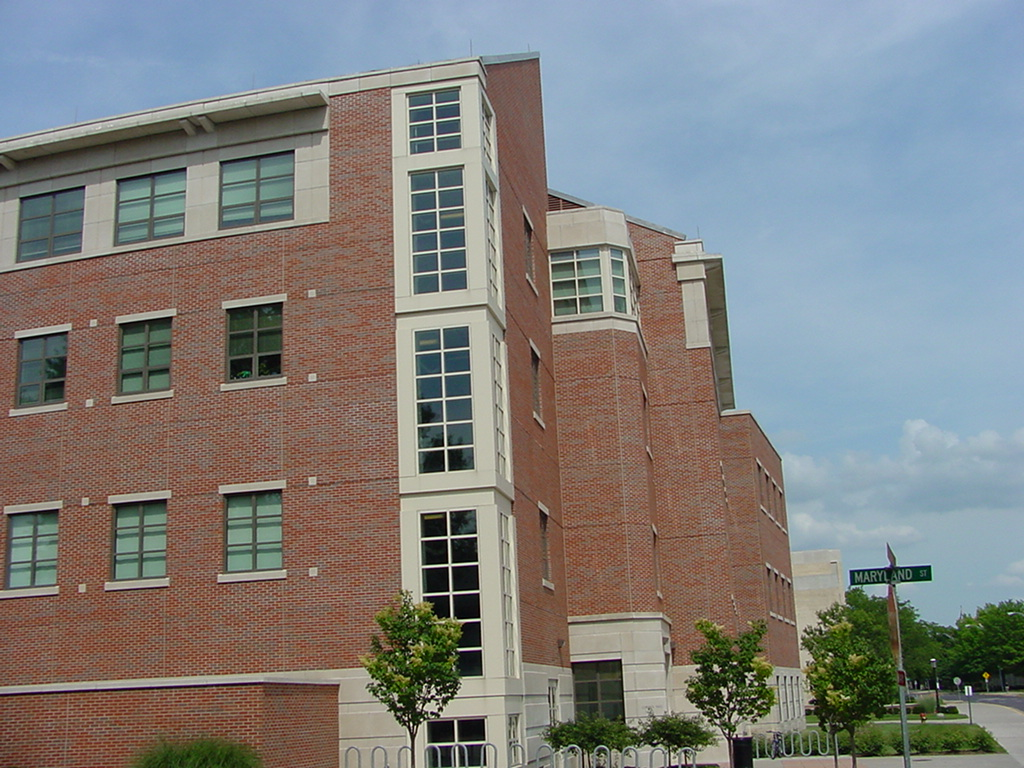
#> input picture homework/assignment-1/images/building.jpg, 1024 x 768 px
$ python histogram.py --image images/building.jpg
#> lines starting #> are read from the running program, lines starting #| are printed output that depends on the picture
import argparse
import cv2
from matplotlib import pyplot as plt
import numpy as np
import sys

### Initialize argument parser
parser = argparse.ArgumentParser(description="Perform Grayscale Image Thresholding based off Visual Histogram Appraisal")

### Create required argument group
requiredNamed = parser.add_argument_group("Required named arguments")

### Add arguments
requiredNamed.add_argument("-i", "--image", help="Path to input image", required=True)
parser.add_argument("-o", "--output", help="Optional path for output image")

### Parse arguments
args = parser.parse_args()

### Save arguments
image_path = args.image
output_path = args.output

### Read in image
img = cv2.imread(image_path, cv2.IMREAD_GRAYSCALE)
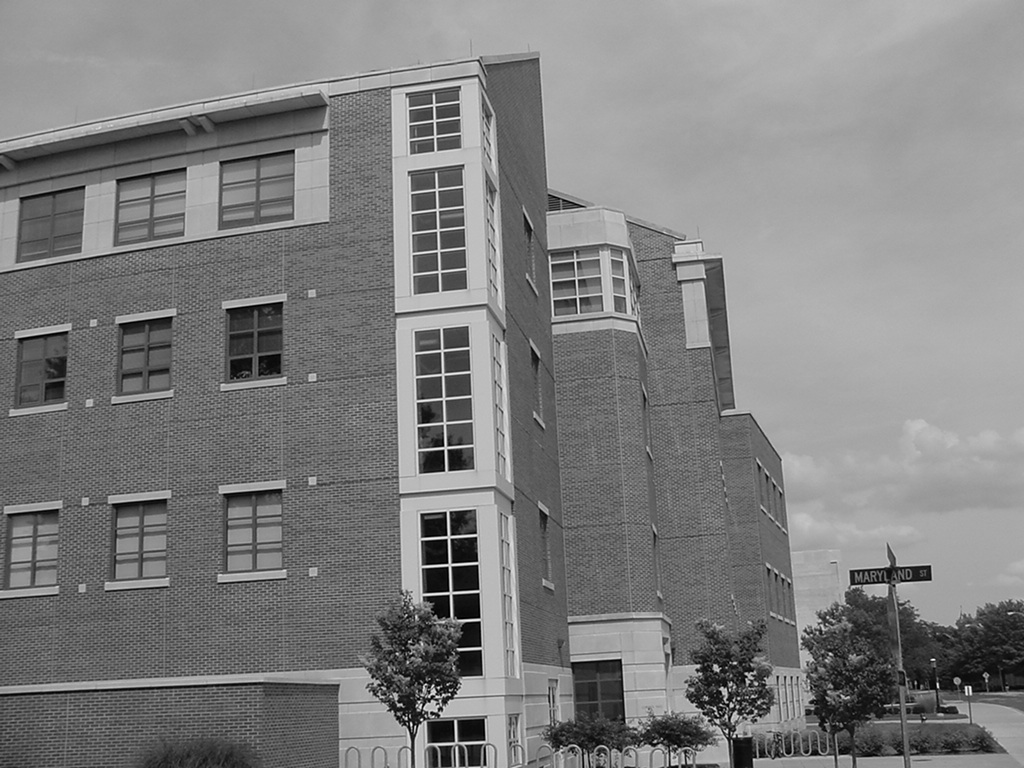
#> img: shape (768, 1024); min 0, max 255, mean 127.1

if img is None:
    sys.exit(print("Could not read image from supplied path:", image_path))

### Calculate histogram
hist = cv2.calcHist([img], channels=[0], mask=None, histSize=[256], ranges=[0,256])
#> hist = 256 values, max 20611 at index 167, min 0 at index 251, mean 3072

### Display Image and Histogram
# Image
plt.figure()
plt.axis("off")
plt.title("Input Image (Grayscale)")
plt.imshow(img, cmap="gray")

# Histogram
plt.figure()
plt.title("Grayscale Histogram")
plt.xlabel("Pixel Value")
plt.ylabel("Frequency of Observed Pixels")
plt.plot(hist)
plt.xlim([0, 256])

plt.show()
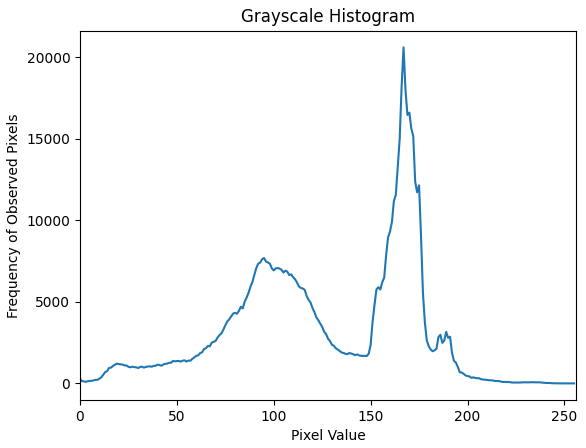
#> figure drawn by matplotlib, 1 panel; curve peaks at x = 167, y = 20611

### Image Thresholding

threshold = input("Input image binarization threshold: ")
#> the answer given: images/campus.jpg
#> (the run stopped early here; a loop or call above may not have finished)

$ run again, on homework/assignment-1/images/castle.jpg
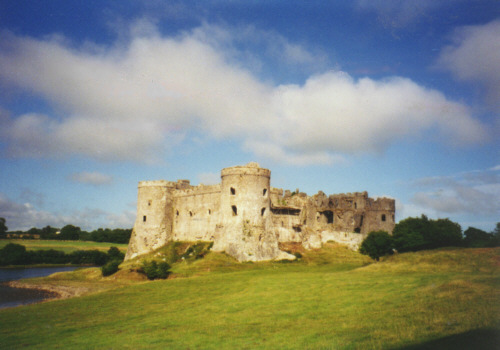
#> input picture homework/assignment-1/images/castle.jpg, 500 x 350 px
#> `img = cv2.imread(image_path, cv2.IMREAD_GRAYSCALE)`:
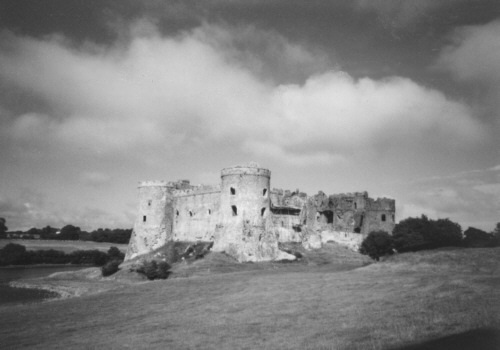
#> img: shape (350, 500); min 27, max 240, mean 134.3
#> hist = 256 values, max 1577 at index 131, min 0 at index 0, mean 683.6
#> `plt.show()`:
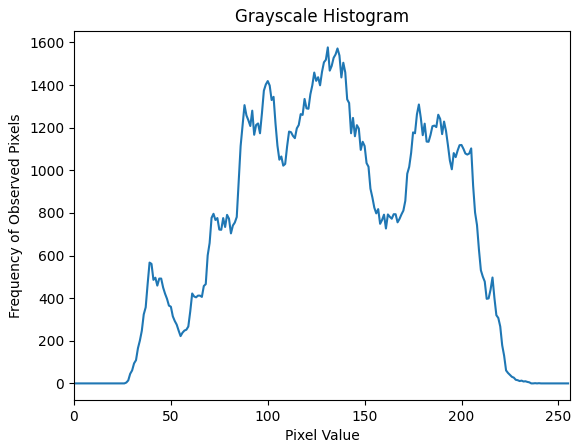
#> figure drawn by matplotlib, 1 panel; curve peaks at x = 131, y = 1577

$ run again, on homework/assignment-1/images/clown.jpg
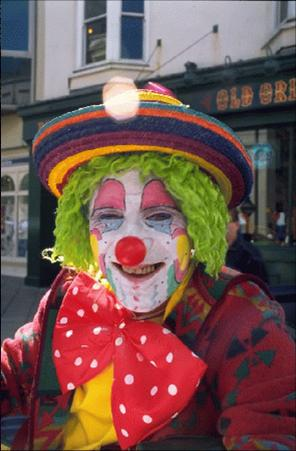
#> input picture homework/assignment-1/images/clown.jpg, 296 x 451 px
#> `img = cv2.imread(image_path, cv2.IMREAD_GRAYSCALE)`:
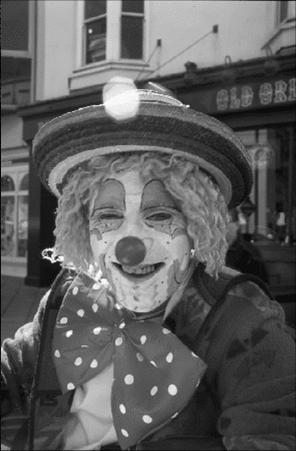
#> img: shape (451, 296); min 0, max 255, mean 93.5
#> hist = 256 values, max 1585 at index 50, min 3 at index 0, mean 521.5
#> `plt.show()`:
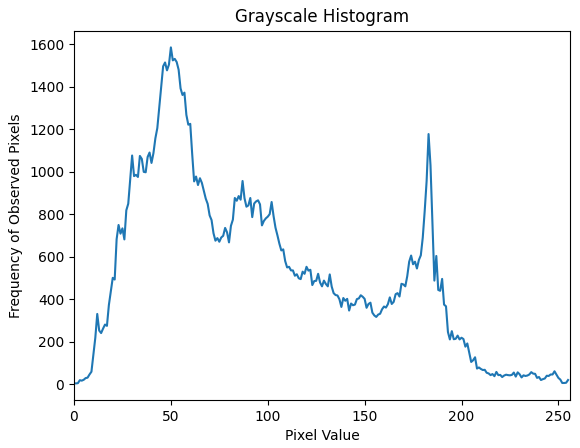
#> figure drawn by matplotlib, 1 panel; curve peaks at x = 50, y = 1585
